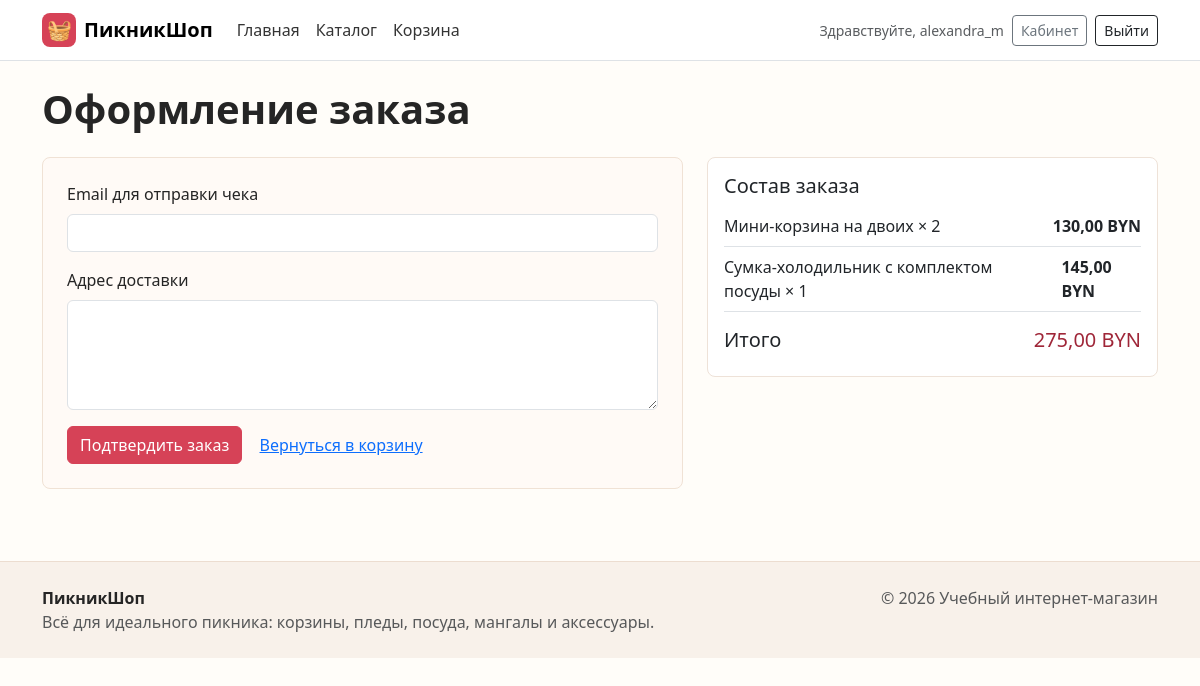
The app's page /checkout/ (signed in) with its own data.
### shop/models.py (models this page shows, shortened)
class CartItem(models.Model):
    cart = models.ForeignKey(
        Cart,
        on_delete=models.CASCADE,
        related_name="items"
    )
    product = models.ForeignKey(
        Product,
        on_delete=models.CASCADE
    )
    quantity = models.PositiveIntegerField()
    def total_price(self):
        return self.product.price * self.quantity

class Product(models.Model):
    name = models.CharField(max_length=200)
    description = models.TextField()
    product_image = models.ImageField(upload_to='products/', blank=True, null=True)
    price = models.DecimalField(max_digits=10, decimal_places=2)
    stock_quantity = models.IntegerField()
    category = models.ForeignKey(
        Category,
        on_delete=models.CASCADE,
        related_name="products"
    )
    manufacturer = models.ForeignKey(
        Manufacturer,
        on_delete=models.CASCADE,
        related_name="products"
    )

### shop/views.py (the view, shortened to what this page needs)
# urls.py: path('checkout/', views.checkout, name='checkout'),
@login_required
def checkout(request):
    cart, created = Cart.objects.get_or_create(user=request.user)
    items = list(cart.items.select_related("product"))
    if not items:
        messages.error(request, "Корзина пуста. Добавьте товары перед оформлением заказа.")
        return redirect("cart")
    return render(request, "shop/checkout.html", {
        "items": items,
        "total_price": cart.total_price(),
        "default_email": request.user.email
    })

### shop/models.py (called while the page is built)
    def total_price(self):
        return sum(item.total_price() for item in self.items.all())

### templates/shop/checkout.html (shortened to what this page needs)
{% extends 'base.html' %}
{% block content %}
<div class="container py-4">
    <h1 class="fw-bold mb-4">Оформление заказа</h1>
    <div class="row g-4">
        <div class="col-lg-7">
            <form class="filter-panel p-4" method="post">
                <div class="mb-3">
                    <label class="form-label" for="email">Email для отправки чека</label>
                    <input class="form-control" type="email" id="email" name="email" value="{{ default_email }}" required>
                </div>
                <div class="mb-3">
                    <label class="form-label" for="shipping_address">Адрес доставки</label>
                    <textarea class="form-control" id="shipping_address" name="shipping_address" rows="4" required></textarea>
                </div>
                <button class="btn btn-primary" type="submit">Подтвердить заказ</button>
                <a class="btn btn-link" href="{% url 'cart' %}">Вернуться в корзину</a>
            </form>
        </div>
        <div class="col-lg-5">
            <div class="card product-card">
                <div class="card-body">
                    <h2 class="h5">Состав заказа</h2>
                    {% for item in items %}
                        <div class="d-flex justify-content-between border-bottom py-2 gap-3">
                            <span>{{ item.product.name }} × {{ item.quantity }}</span>
                            <strong>{{ item.total_price }} BYN</strong>
                        </div>
                    {% endfor %}
                    <div class="d-flex justify-content-between pt-3">
                        <span class="h5">Итого</span>
                        <strong class="h5 price">{{ total_price }} BYN</strong>
                    </div>
                </div>
            </div>
        </div>
    </div>
</div>
{% endblock %}

### templates/base.html (shortened to what this page needs)
{% load static %}
<!doctype html>
<html lang="ru">
<head>
    <link href="https://cdn.jsdelivr.net/npm/bootstrap@5.3.3/dist/css/bootstrap.min.css" rel="stylesheet">
    <link rel="stylesheet" href="{% static 'css/style.css' %}">
</head>
<body>
    <nav class="navbar navbar-expand-lg bg-white border-bottom sticky-top">
        <div class="container">
            <a class="navbar-brand fw-bold d-flex align-items-center gap-2" href="{% url 'home' %}">
                <span class="brand-mark">🧺</span>
                ПикникШоп
            </a>
            <div class="collapse navbar-collapse" id="mainNavbar">
                <ul class="navbar-nav me-auto mb-2 mb-lg-0">
                    <li class="nav-item"><a class="nav-link" href="{% url 'home' %}">Главная</a></li>
                    <li class="nav-item"><a class="nav-link" href="{% url 'product_list' %}">Каталог</a></li>
                    <li class="nav-item"><a class="nav-link" href="{% url 'cart' %}">Корзина</a></li>
                </ul>
                <div class="d-flex align-items-lg-center gap-2">
                    {% if user.is_authenticated %}
                        <span class="small text-muted">Здравствуйте, {{ user.username }}</span>
                        <a class="btn btn-outline-secondary btn-sm" href="{% url 'cabinet' %}">Кабинет</a>
                        <form method="post" action="{% url 'logout' %}">
                            <button class="btn btn-outline-dark btn-sm" type="submit">Выйти</button>
                        </form>
                    {% else %}
                        <a class="btn btn-outline-dark btn-sm" href="{% url 'register' %}">Регистрация</a>
                        <a class="btn btn-primary btn-sm" href="{% url 'login' %}">Войти</a>
                    {% endif %}
                </div>
            </div>
        </div>
    </nav>
    <main>
        {% block content %}{% endblock %}
    </main>
    <footer class="site-footer mt-5">
    <div class="container py-4 d-flex flex-column flex-md-row justify-content-between gap-3">
        <div>
            <strong>ПикникШоп</strong>
            <p class="mb-0 text-muted">Всё для идеального пикника: корзины, пледы, посуда, мангалы и аксессуары.</p>
        </div>
        <div class="text-muted">© 2026 Учебный интернет-магазин</div>
    </div>
</footer>
</body>
</html>

### static/css/style.css (style rules this page uses)
:root { --brand: #d64257; --brand-dark: #9f2638; --ink: #252525; --muted: #6b7280; --paper: #fffaf6; --mint: #d8f1e6; --sun: #ffd166; }
body { background: #fffdf9; color: var(--ink); }
.brand-mark { width: 34px; height: 34px; display: inline-grid; place-items: center; border-radius: 8px; background: var(--brand); color: #fff; }
.navbar .nav-link { color: #343434; font-weight: 500; }
.btn-primary { --bs-btn-bg: var(--brand); --bs-btn-border-color: var(--brand); --bs-btn-hover-bg: var(--brand-dark); --bs-btn-hover-border-color: var(--brand-dark); }
.filter-panel { background: var(--paper); border: 1px solid #f0e2d5; border-radius: 8px; }
.product-card { border-color: #eee2d8; border-radius: 8px; overflow: hidden; transition: transform .2s, box-shadow .2s; }
.price { color: var(--brand-dark); }
.site-footer { background: #f8f1ea; border-top: 1px solid #ecddd0; }

### records on screen
CartItem: product.name "Мини-корзина на двоих", quantity "2", total_price "130,00"
CartItem: product.name "Сумка-холодильник с комплектом посуды", quantity "1", total_price "145,00"

### other values on screen
{{ user.username }} "alexandra_m"
{{ total_price }} "275,00"
